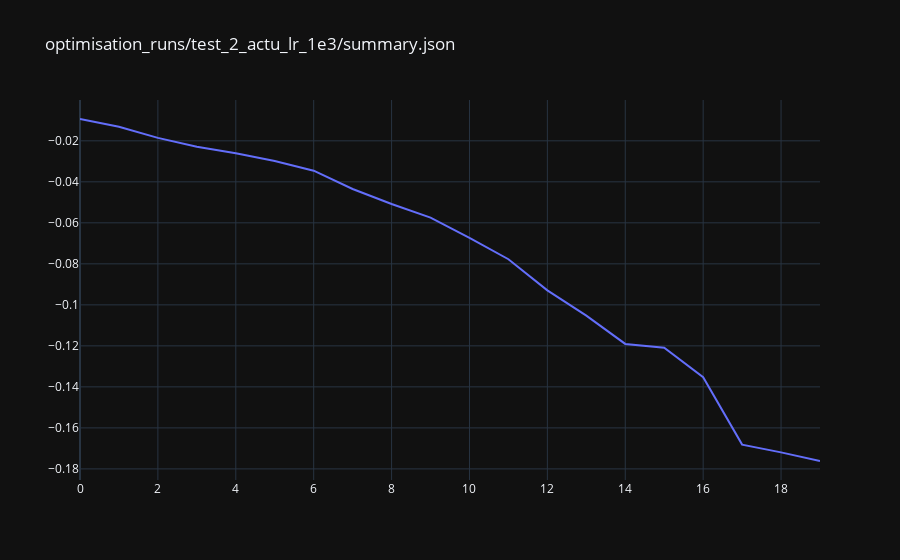

The cell this chart's notebook holds for it:
### Code cell
fig_name = "optimisation_runs/test_2_actu_lr_1e3/summary.json"
with open(fig_name, "r") as f:
    summary = json.load(f)

fig = go.Figure(data=[go.Scatter(y=summary["run"]["metrics"])])
fig.update_layout(template="plotly_dark", title=fig_name)
fig.show()

### Figure 1 — Plotly figure (JSON) as saved in the notebook; plotly's stock layout.template omitted (floating-point values rounded to 4 significant figures)
{"data": [{"type": "scatter", "y": [-0.009355, -0.01314, -0.01857, -0.02292, -0.02608, -0.02985, -0.03457, -0.0435, -0.05081, -0.05744, -0.06736, -0.07774, -0.09293, -0.1052, -0.1191, -0.1209, -0.1353, -0.1682, -0.172, -0.1762]}], "layout": {"title": {"text": "optimisation_runs/test_2_actu_lr_1e3/summary.json"}}}
